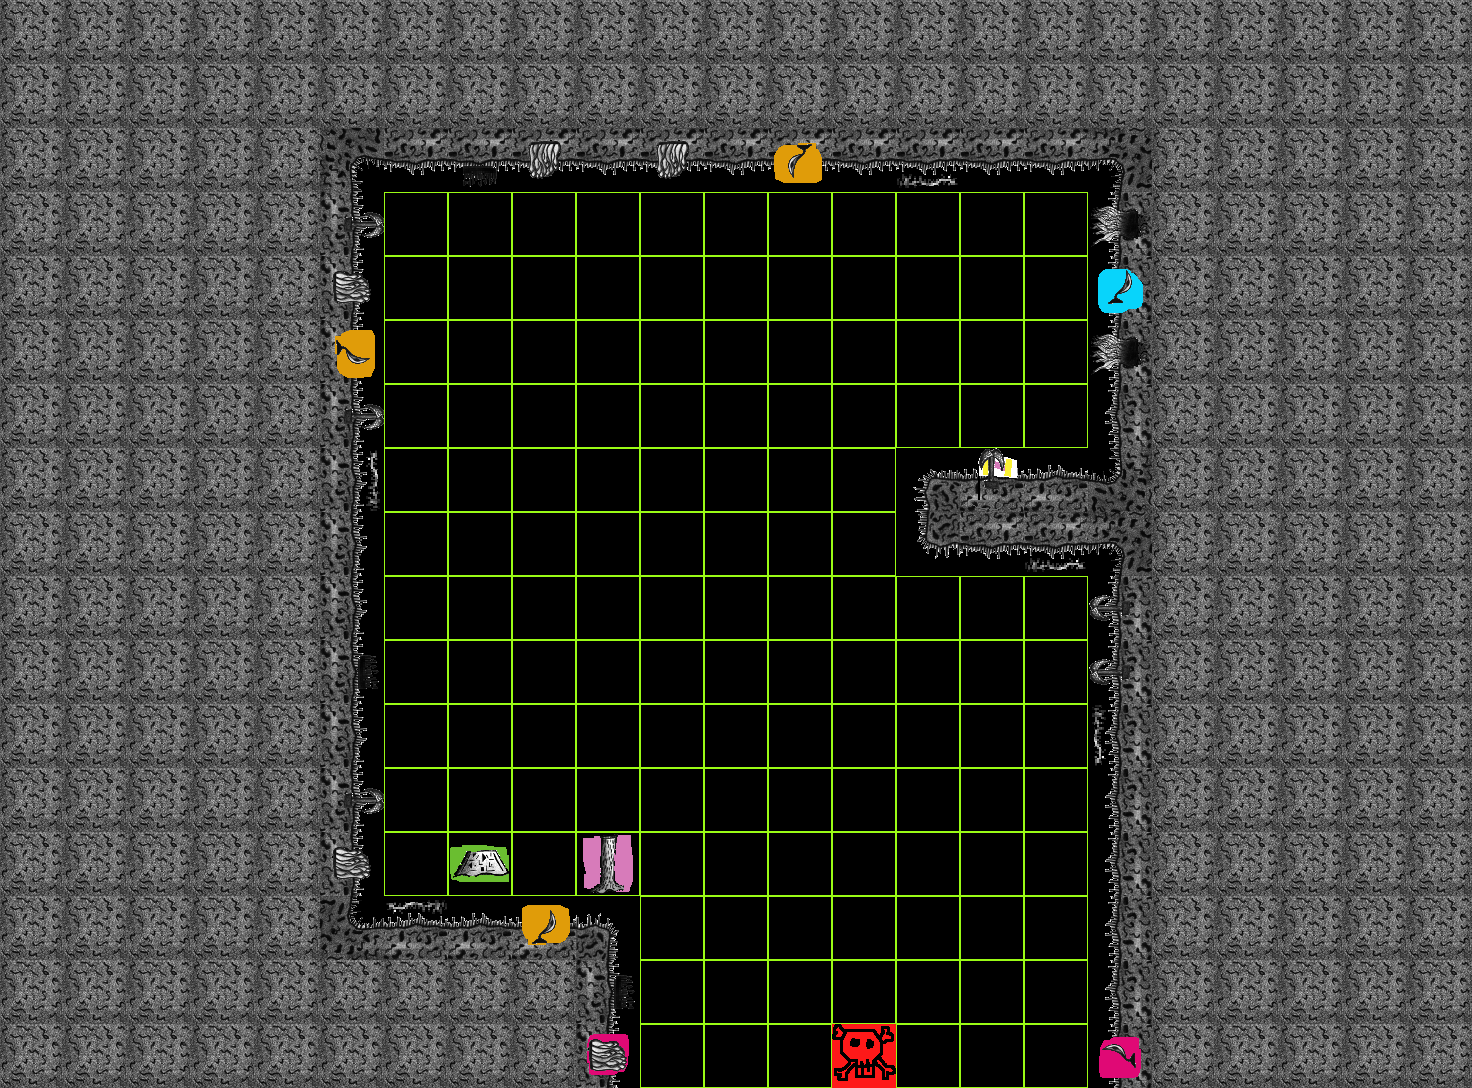

This is a level from a 2D game, rendered from its Tiled map with the project's own tilesets. A one-line summary and the complete map file follow:
An orthogonal 23x17 tile map with 64x64 px tiles, 3 tile layers (Tiles, Ingredients, Decorations), 3 tilesets.

<map version="1.0" orientation="orthogonal" renderorder="right-down" width="23" height="17" tilewidth="64" tileheight="64" nextobjectid="1">
 <tileset firstgid="1" source="../Tiles.tsx" />
 <tileset firstgid="51" source="../Ingredients.tsx" />
 <tileset firstgid="101" source="../Decorations.tsx" />
 <layer name="Tiles" width="23" height="17">
  <data encoding="csv">
13,13,13,13,13,13,13,13,13,13,13,13,13,13,13,13,13,13,13,13,13,13,13,
13,13,13,13,13,13,13,13,13,13,13,13,13,13,13,13,13,13,13,13,13,13,13,
13,13,13,13,13,16,23,23,23,23,23,23,23,23,23,23,23,15,13,13,13,13,13,
13,13,13,13,13,14,1,1,1,1,1,1,1,1,1,1,1,12,13,13,13,13,13,
13,13,13,13,13,14,1,1,1,1,1,1,1,1,1,1,1,12,13,13,13,13,13,
13,13,13,13,13,14,1,1,1,1,1,1,1,1,1,1,1,12,13,13,13,13,13,
13,13,13,13,13,14,1,1,1,1,1,1,1,1,1,1,1,12,13,13,13,13,13,
13,13,13,13,13,14,1,1,1,1,1,1,1,1,2,3,3,5,13,13,13,13,13,
13,13,13,13,13,14,1,1,1,1,1,1,1,1,22,23,23,15,13,13,13,13,13,
13,13,13,13,13,14,1,1,1,1,1,1,1,1,1,1,1,12,13,13,13,13,13,
13,13,13,13,13,14,1,1,1,1,1,1,1,1,1,1,1,12,13,13,13,13,13,
13,13,13,13,13,14,1,1,1,1,1,1,1,1,1,1,1,12,13,13,13,13,13,
13,13,13,13,13,14,1,1,1,1,1,1,1,1,1,1,1,12,13,13,13,13,13,
13,13,13,13,13,14,1,1,1,1,1,1,1,1,1,1,1,12,13,13,13,13,13,
13,13,13,13,13,6,3,3,3,4,1,1,1,1,1,1,1,12,13,13,13,13,13,
13,13,13,13,13,13,13,13,13,14,1,1,1,1,1,1,1,12,13,13,13,13,13,
13,13,13,13,13,13,13,13,13,14,1,1,1,71,1,1,1,12,13,13,13,13,13
</data>
 </layer>
 <layer name="Ingredients" width="23" height="17">
  <data encoding="csv">
0,0,0,0,0,0,0,0,0,0,0,0,0,0,0,0,0,0,0,0,0,0,0,
0,0,0,0,0,0,0,0,0,0,0,0,0,0,0,0,0,0,0,0,0,0,0,
0,0,0,0,0,0,0,0,0,0,0,0,134,0,0,0,0,0,0,0,0,0,0,
0,0,0,0,0,0,0,0,0,0,0,0,0,0,0,0,0,0,0,0,0,0,0,
0,0,0,0,0,0,0,0,0,0,0,0,0,0,0,0,0,129,0,0,0,0,0,
0,0,0,0,0,124,0,0,0,0,0,0,0,0,0,0,0,0,0,0,0,0,0,
0,0,0,0,0,0,0,0,0,0,0,0,0,0,0,0,0,0,0,0,0,0,0,
0,0,0,0,0,0,0,0,0,0,0,0,0,0,0,61,0,0,0,0,0,0,0,
0,0,0,0,0,0,0,0,0,0,0,0,0,0,0,0,0,0,0,0,0,0,0,
0,0,0,0,0,0,0,0,0,0,0,0,0,0,0,0,0,0,0,0,0,0,0,
0,0,0,0,0,0,0,0,0,0,0,0,0,0,0,0,0,0,0,0,0,0,0,
0,0,0,0,0,0,0,0,0,0,0,0,0,0,0,0,0,0,0,0,0,0,0,
0,0,0,0,0,0,0,0,0,0,0,0,0,0,0,0,0,0,0,0,0,0,0,
0,0,0,0,0,0,0,58,0,57,0,0,0,0,0,0,0,0,0,0,0,0,0,
0,0,0,0,0,0,0,0,123,0,0,0,0,0,0,0,0,0,0,0,0,0,0,
0,0,0,0,0,0,0,0,0,0,0,0,0,0,0,0,0,0,0,0,0,0,0,
0,0,0,0,0,0,0,0,0,122,0,0,0,0,0,0,0,131,0,0,0,0,0
</data>
 </layer>
 <layer name="Decorations" width="23" height="17">
  <data encoding="csv">
0,0,0,0,0,0,0,0,0,0,0,0,0,0,0,0,0,0,0,0,0,0,0,
0,0,0,0,0,0,0,0,0,0,0,0,0,0,0,0,0,0,0,0,0,0,0,
0,0,0,0,0,0,0,114,116,0,116,0,0,0,120,0,0,0,0,0,0,0,0,
0,0,0,0,0,108,0,0,0,0,0,0,0,0,0,0,0,111,0,0,0,0,0,
0,0,0,0,0,106,0,0,0,0,0,0,0,0,0,0,0,0,0,0,0,0,0,
0,0,0,0,0,0,0,0,0,0,0,0,0,0,0,0,0,111,0,0,0,0,0,
0,0,0,0,0,108,0,0,0,0,0,0,0,0,0,0,0,0,0,0,0,0,0,
0,0,0,0,0,110,0,0,0,0,0,0,0,0,0,107,0,0,0,0,0,0,0,
0,0,0,0,0,0,0,0,0,0,0,0,0,0,0,0,120,0,0,0,0,0,0,
0,0,0,0,0,0,0,0,0,0,0,0,0,0,0,0,0,117,0,0,0,0,0,
0,0,0,0,0,104,0,0,0,0,0,0,0,0,0,0,0,117,0,0,0,0,0,
0,0,0,0,0,0,0,0,0,0,0,0,0,0,0,0,0,119,0,0,0,0,0,
0,0,0,0,0,108,0,0,0,0,0,0,0,0,0,0,0,0,0,0,0,0,0,
0,0,0,0,0,106,0,0,0,0,0,0,0,0,0,0,0,0,0,0,0,0,0,
0,0,0,0,0,0,109,0,0,0,0,0,0,0,0,0,0,0,0,0,0,0,0,
0,0,0,0,0,0,0,0,0,104,0,0,0,0,0,0,0,0,0,0,0,0,0,
0,0,0,0,0,0,0,0,0,106,0,0,0,0,0,0,0,0,0,0,0,0,0
</data>
 </layer>
</map>
